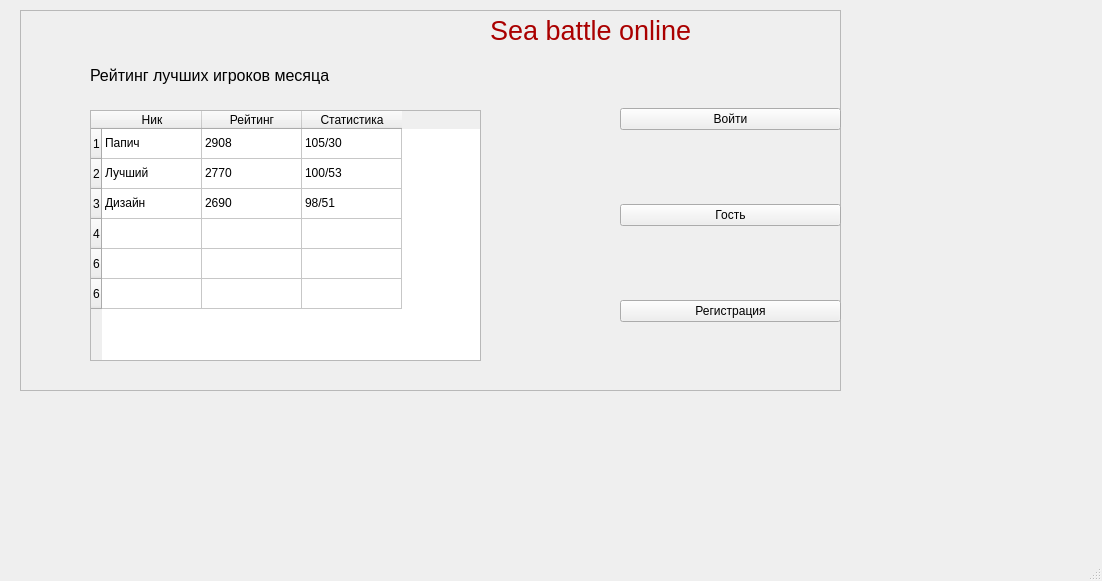
<?xml version="1.0" encoding="UTF-8"?>
<ui version="4.0">
 <class>MainWindow</class>
 <widget class="QMainWindow" name="MainWindow">
  <property name="geometry">
   <rect>
    <x>0</x>
    <y>0</y>
    <width>1102</width>
    <height>581</height>
   </rect>
  </property>
  <property name="windowTitle">
   <string>MainWindow</string>
  </property>
  <widget class="QWidget" name="centralwidget">
   <widget class="QFrame" name="frame">
    <property name="geometry">
     <rect>
      <x>20</x>
      <y>10</y>
      <width>821</width>
      <height>381</height>
     </rect>
    </property>
    <property name="autoFillBackground">
     <bool>false</bool>
    </property>
    <property name="frameShape">
     <enum>QFrame::StyledPanel</enum>
    </property>
    <property name="frameShadow">
     <enum>QFrame::Raised</enum>
    </property>
    <widget class="QWidget" name="verticalLayoutWidget">
     <property name="geometry">
      <rect>
       <x>600</x>
       <y>30</y>
       <width>221</width>
       <height>351</height>
      </rect>
     </property>
     <layout class="QVBoxLayout" name="verticalLayout">
      <item>
       <widget class="QPushButton" name="butenter">
        <property name="text">
         <string>Войти</string>
        </property>
       </widget>
      </item>
      <item>
       <widget class="QPushButton" name="butguest">
        <property name="text">
         <string>Гость</string>
        </property>
       </widget>
      </item>
      <item>
       <widget class="QPushButton" name="butreg">
        <property name="text">
         <string>Регистрация</string>
        </property>
       </widget>
      </item>
     </layout>
    </widget>
    <widget class="QTableWidget" name="tablestats">
     <property name="geometry">
      <rect>
       <x>70</x>
       <y>100</y>
       <width>391</width>
       <height>251</height>
      </rect>
     </property>
     <row>
      <property name="text">
       <string>1</string>
      </property>
     </row>
     <row>
      <property name="text">
       <string>2</string>
      </property>
     </row>
     <row>
      <property name="text">
       <string>3</string>
      </property>
     </row>
     <row>
      <property name="text">
       <string>4</string>
      </property>
     </row>
     <row>
      <property name="text">
       <string>6</string>
      </property>
     </row>
     <row>
      <property name="text">
       <string>6</string>
      </property>
     </row>
     <column>
      <property name="text">
       <string>Ник</string>
      </property>
     </column>
     <column>
      <property name="text">
       <string>Рейтинг</string>
      </property>
     </column>
     <column>
      <property name="text">
       <string>Статистика</string>
      </property>
     </column>
     <item row="0" column="0">
      <property name="text">
       <string>Папич</string>
      </property>
     </item>
     <item row="0" column="1">
      <property name="text">
       <string>2908</string>
      </property>
     </item>
     <item row="0" column="2">
      <property name="text">
       <string>105/30</string>
      </property>
     </item>
     <item row="1" column="0">
      <property name="text">
       <string>Лучший</string>
      </property>
     </item>
     <item row="1" column="1">
      <property name="text">
       <string>2770</string>
      </property>
     </item>
     <item row="1" column="2">
      <property name="text">
       <string>100/53</string>
      </property>
     </item>
     <item row="2" column="0">
      <property name="text">
       <string>Дизайн</string>
      </property>
     </item>
     <item row="2" column="1">
      <property name="text">
       <string>2690</string>
      </property>
     </item>
     <item row="2" column="2">
      <property name="text">
       <string>98/51</string>
      </property>
     </item>
    </widget>
    <widget class="QLabel" name="labelrait">
     <property name="geometry">
      <rect>
       <x>70</x>
       <y>50</y>
       <width>401</width>
       <height>31</height>
      </rect>
     </property>
     <property name="text">
      <string>&lt;html&gt;&lt;head/&gt;&lt;body&gt;&lt;p&gt;&lt;span style=&quot; font-size:12pt;&quot;&gt;Рейтинг лучших игроков месяца&lt;/span&gt;&lt;/p&gt;&lt;/body&gt;&lt;/html&gt;</string>
     </property>
    </widget>
    <widget class="QLabel" name="label">
     <property name="geometry">
      <rect>
       <x>470</x>
       <y>0</y>
       <width>261</width>
       <height>41</height>
      </rect>
     </property>
     <property name="text">
      <string>&lt;html&gt;&lt;head/&gt;&lt;body&gt;&lt;p&gt;&lt;span style=&quot; font-size:20pt; color:#aa0000;&quot;&gt;Sea battle online&lt;/span&gt;&lt;/p&gt;&lt;/body&gt;&lt;/html&gt;</string>
     </property>
     <property name="scaledContents">
      <bool>false</bool>
     </property>
    </widget>
   </widget>
  </widget>
  <widget class="QMenuBar" name="menubar">
   <property name="geometry">
    <rect>
     <x>0</x>
     <y>0</y>
     <width>1102</width>
     <height>25</height>
    </rect>
   </property>
  </widget>
  <widget class="QStatusBar" name="statusbar"/>
 </widget>
 <resources/>
 <connections/>
</ui>
